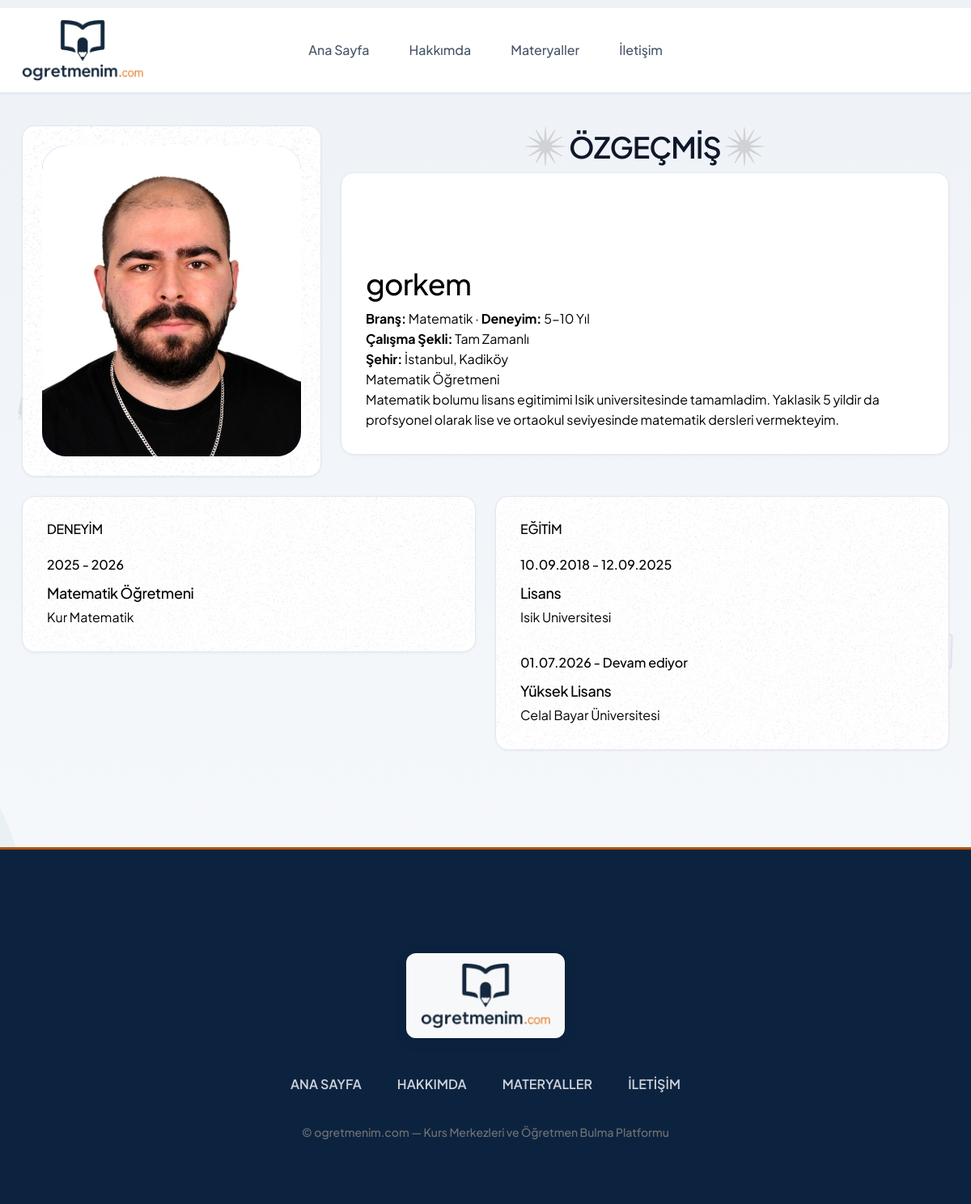
The app's page /usersite/about/8 (signed in) with its own data.
### conntoapp/models.py (models this page shows, shortened)
class CustomUser(AbstractUser):
    fullname = models.CharField(max_length=100, verbose_name="Ad Soyad")
    twitter = models.CharField(max_length=100, null=True, blank=True, verbose_name="Twitter (X)")
    facebook = models.CharField(max_length=100, null=True, blank=True, verbose_name="Facebook")
    linkedin = models.CharField(max_length=100, null=True, blank=True, verbose_name="LinkedIn")
    instagram = models.CharField(max_length=100, null=True, blank=True, verbose_name="Instagram")
    gender = models.CharField(max_length=6, choices=CustomUserChoices.GENDER_CHOICES, verbose_name="Cinsiyet")
    birth_date = models.DateField(verbose_name="Doğum Tarihi")
    phone = models.CharField(max_length=20, null=True, blank=True, verbose_name="Telefon")
    branch = models.CharField(
        max_length=50,
        choices=TeacherChoices.BRANCH_CHOICES,
        default='matematik',
        verbose_name="Branş",
    )
    experience_years = models.CharField(
        max_length=10,
        choices=TeacherChoices.EXPERIENCE_CHOICES,
        default='0-1',
        verbose_name="Deneyim Süresi",
    )
    work_schedule = models.CharField(
        max_length=20,
        choices=TeacherChoices.WORK_SCHEDULE_CHOICES,
        default='her_ikisi',
        verbose_name="Çalışma Şekli",
    )
    city = models.CharField(max_length=30, choices=CustomUserChoices.TURKISH_CITIES, verbose_name="Şehir")
    district = models.CharField(max_length=50, null=True, blank=True, verbose_name="İlçe")
    job = models.CharField(max_length=20, blank=True, default='')
    short_description = models.CharField(max_length=100, null=True, blank=True, verbose_name="Kısa Tanıtım")
    long_description = models.TextField(max_length=500, null=True, blank=True, verbose_name="Biyografi")
    view = models.IntegerField(default=0)
    last_seen = models.DateTimeField(null=True, blank=True, verbose_name="Son Aktiflik")
    image = models.ImageField(upload_to="images/", default="images/default.jpg", null=False, blank=False, verbose_name="Profil Fotoğrafı")
    class Meta:
        verbose_name = "Öğretmen"
        verbose_name_plural = "Öğretmenler"
    def get_district_display(self):
        from .district_data import get_district_label
        if not self.district:
            return ""
        return get_district_label(self.city, self.district)
    def get_work_schedule_profile_display(self):
        labels = []
        if self.work_schedule in ('tam_zamanli', 'her_ikisi'):
            labels.append('Tam Zamanlı')
        if self.work_schedule in ('yari_zamanli', 'her_ikisi'):
            labels.append('Yarı Zamanlı')
        return ' · '.join(labels)

class UserExperience(models.Model):
    custom_user = models.ForeignKey(CustomUser, on_delete=models.CASCADE, related_name="userexperiences")
    institution_name = models.CharField(max_length=100, verbose_name="Kurum / Kurs Merkezi Adı")
    department = models.CharField(max_length=100, verbose_name="Branş / Departman")
    start_date = models.DateField(verbose_name="Başlangıç")
    end_date = models.DateField(null=True, blank=True, verbose_name="Bitiş")
    short_description = models.TextField(max_length=500, verbose_name="Açıklama")
    class Meta:
        verbose_name = "Deneyim"
        verbose_name_plural = "Deneyimler"

class UserEducation(models.Model):
    custom_user = models.ForeignKey(CustomUser, on_delete=models.CASCADE, related_name="usereducations")
    degree = models.CharField(choices=CustomUserEducationChoices.DEGREE_CHOICES, max_length=100, verbose_name="Derece")
    school_name = models.CharField(max_length=100, verbose_name="Okul/Üniversite")
    department = models.CharField(max_length=100, verbose_name="Bölüm")
    start_date = models.DateField(verbose_name="Başlangıç")
    end_date = models.DateField(null=True, blank=True, verbose_name="Bitiş")
    short_description = models.TextField(max_length=500, blank=True, default='', verbose_name="Açıklama")
    class Meta:
        verbose_name = "Eğitim"
        verbose_name_plural = "Eğitimler"

### usersiteapp/views.py (the view)
# urls.py: path('about/<int:pk>', views.about, name="about"),
def about(request, pk):
    redirect_response = _require_usersite_access(request, pk)
    if redirect_response:
        return redirect_response
    user = getUser(pk)
    return render(request, "about.html", {'user':user})

### conntoapp/context_processors.py (called while the page is built)
def site_processor(request):
    return {
        'SITE_NAME': settings.SITE_NAME,
        'SITE_TAGLINE': settings.SITE_TAGLINE,
        'header_branches': TeacherChoices.BRANCH_CHOICES,
        'header_cities': CustomUserChoices.TURKISH_CITIES,
    }

def course_center_processor(request):
    if 'course_center_id' in request.session:
        try:
            course_center = CourseCenter.objects.get(id=request.session['course_center_id'])
            return {
                'current_course_center': course_center,
                'is_course_center_view': True,
            }
        except CourseCenter.DoesNotExist:
            del request.session['course_center_id']
            del request.session['is_course_center']
    return {
        'current_course_center': None,
        'is_course_center_view': False,
    }

### conntoapp/course_center_auth.py (called while the page is built, shortened)
def redirect_if_cannot_view_usersite(request, pk):
    if request.session.get('course_center_id'):
        return None

### conntoapp/district_data.py (called while the page is built)
def get_district_label(city_slug, district_slug):
    if not city_slug or not district_slug:
        return district_slug or ""
    for slug, label in _load_districts().get(city_slug, []):
        if slug == district_slug:
            return label
    return district_slug

### conntoapp/user_presence.py (called while the page is built)
def should_update_presence(last_seen):
    if not last_seen:
        return True
    return timezone.now() - last_seen >= PRESENCE_UPDATE_INTERVAL

### usersiteapp/views.py (called while the page is built)
def _require_usersite_access(request, pk):
    return redirect_if_cannot_view_usersite(request, pk)

def getUser(pk):
    user = CustomUser.objects.filter(id = pk).first()
    return user

### usersiteapp/templates/about.html (shortened to what this page needs)
{% extends 'conntoapp/userbase/userbase.html' %}
{% load static %}
{% block content %}
  <section class="about-area">
    <div class="container">
      <div class="d-flex about-me-wrap align-items-start gap-24">
        <div data-aos="zoom-in">
          <div class="about-image-box shadow-box">
            <div class="image-inner">
              <img src="{{ user.image.url }}" alt="{{ user.fullname }}" />
            </div>
          </div>
        </div>
        <div class="about-details" data-aos="zoom-in">
          <h1 class="section-heading" data-aos="fade-up">
            <img src="{% static 'userstatic/assets/images/star-2.png' %}" alt="Yıldız" />
            Özgeçmiş
            <img src="{% static 'userstatic/assets/images/star-2.png' %}" alt="Yıldız" />
          </h1>
          <div class="about-details-inner shadow-box">
            <img src="{% static 'userstatic/assets/images/icon2.png' %}" alt="Yıldız" />
            <h1>{{ user.fullname }}</h1>
            <p><strong>Branş:</strong> {{ user.get_branch_display }} · <strong>Deneyim:</strong> {{ user.get_experience_years_display }}</p>
            <p><strong>Çalışma Şekli:</strong> {{ user.get_work_schedule_profile_display }}</p>
            <p><strong>Şehir:</strong> {{ user.get_city_display }}{% if user.district %}, {{ user.get_district_display }}{% endif %}</p>
            <p>{{ user.short_description }}</p>
            <p>{{ user.long_description }}</p>
          </div>
        </div>
      </div>
      <div class="row mt-24">
        <div class="col-md-6" data-aos="zoom-in">
          <div class="about-edc-exp about-experience shadow-box">
            <img src="{% static 'userstatic/assets/images/bg1.png' %}" alt="Arka plan" class="bg-img" />
            <h3>DENEYİM</h3>
            <ul>
              {% for experience in user.userexperiences.all %}
                <li>
                  <p class="date">{{ experience.start_date|date:'Y' }} - {% if experience.end_date %}{{ experience.end_date|date:'Y' }}{% else %}Devam ediyor{% endif %}</p>
                  <h2>{{ experience.department }}</h2>
                  <p class="type">{{ experience.institution_name }}</p>
                </li>
              {% empty %}
                <li><p>Henüz deneyim eklenmemiş.</p></li>
              {% endfor %}
            </ul>
          </div>
        </div>
        <div class="col-md-6" data-aos="zoom-in">
          <div class="about-edc-exp about-education shadow-box">
            <img src="{% static 'userstatic/assets/images/bg1.png' %}" alt="Arka plan" class="bg-img" />
            <h3>EĞİTİM</h3>
            <ul>
              {% for education in user.usereducations.all %}
                <li>
                  <p class="date">{{ education.start_date|date:"d.m.Y" }}{% if education.end_date %} - {{ education.end_date|date:"d.m.Y" }}{% else %} - Devam ediyor{% endif %}</p>
                  <h2>{{ education.get_degree_display }}</h2>
                  <p class="type">{{ education.school_name }}</p>
                </li>
              {% empty %}
                <li><p>Henüz eğitim eklenmemiş.</p></li>
              {% endfor %}
            </ul>
          </div>
        </div>
      </div>
    </div>
  </section>
{% endblock %}

### static/userstatic/assets/css/style.css (style rules this page uses)
:root { --primary_color: #5B78F6; --dark: #323232; }
*,*::before,*::after { margin: 0; padding: 0; box-sizing: border-box; }
body { font-family: 'Inter', sans-serif; font-size: 14px; scroll-behavior: smooth; color: #9f9f9f; background: #0F0F0F; line-height: 19.2px; }
img { max-width: 100%; }
.container { max-width: 1170px; }
.gap-24 { gap: 24px; }
.mt-24 { margin-top: 24px; }
ul, ol { list-style: none; margin: 0; padding: 0; }
.shadow-box { position: relative; border-radius: 30px; background: #0F0F0F; }
.shadow-box::after { content: ''; position: absolute; left: 0; top: 0; top: 0; right: 0; bottom: 0; left: 0; background: linear-gradient(120deg, rgb(255 255 255 / 12%), rgb(255 255 255 / 1%)); content: ''; z-index: -1; border-radius: 30px; margin: -1px; }
.service-area .service-content-wrap .service-content-inner .service-item::before, .shadow-box::before { content: ''; position: absolute; left: 0; top: 0; width: 100%; height: 100%; z-index: 1; background: linear-gradient(120deg, rgba(255,255,255,0.3), rgba(255,255,255,0.05)); border-radius: 30px; opacity: 0.25; }
.shadow-box * { z-index: 2; position: relative; }
.section-heading { color: #ffffff; font-size: 74px; font-weight: 600; text-transform: uppercase; letter-spacing: -01px; display: flex; align-items: center; gap: 5px; margin-top: 2px; justify-content: center; }
.section-heading img { display: block; }
.credential-area .credential-sidebar .bg-img, .contact-area .contact-form .bg-img, .project-details-wrap .project-about-2 .bg-img, .project-details-wrap .project-infos-wrap .bg-img, .projects-area .project-item .bg-img, .about-area .about-edc-exp .bg-img, .about-area .about-image-box .bg-img, .about-area .about-me-box .bg-img, .info-box .bg-img { opacity: 0.1; position: absolute; left: 0; top: 0; border-radius: 30px; width: 100%; height: 100%; object-fit: cover; }
.about-area { padding-top: 80px; }
.about-area .about-image-box { width: 370px; flex: none; padding: 24px; border-radius: 30px; }
.about-area .about-image-box .image-inner { background: linear-gradient(90deg, #3C58E3 -15%, #C2EBFF 58%, #5AB5E2 97%); border-radius: 30px; }
.about-area .about-image-box img { display: block; border-radius: 30px; }
.about-area .about-details { flex: 1; }
.about-area .about-details .about-details-inner { padding: 115px 60px 30px 30px; position: relative; }
.about-area .about-details .about-details-inner img { position: absolute; left: 30px; top: 0; }
.about-area .about-details .about-details-inner h1 { color: #ffffff; font-size: 36px; font-weight: 500; }
.about-area .about-details .about-details-inner p { color: #FFFFFF; opacity: 0.8; line-height: 25px; margin: 0; font-size: 16px; }
.about-area .about-edc-exp { padding: 30px; }
.about-area .about-edc-exp h3 { font-size: 16px; text-transform: uppercase; color: #fff; margin-bottom: 23px; }
.about-area .about-edc-exp ul li + li { margin-top: 32px; }
.about-area .about-edc-exp ul li .date { color: #BCBCBC; opacity: 0.6; font-size: 16px; font-weight: 500; margin-bottom: 12px; }
.about-area .about-edc-exp ul li h2 { font-size: 18px; color: #fff; opacity: 0.9; margin-bottom: 7px; }
.about-area .about-edc-exp ul li .type { color: #BCBCBC; font-size: 14px; opacity: 0.6; font-weight: 400; margin: 0; }

### records on screen
CustomUser: image (picture), fullname "gorkem", branch "Matematik", experience_years "5-10 Yıl", work_schedule_profile "Tam Zamanlı", city "İstanbul", district "Kadiköy", short_description "Matematik Öğretmeni", long_description "Matematik bolumu lisans egitimimi Isik universitesinde tamamladim. Yaklasik 5 yildir da profsyonel olarak lise ve ortaokul seviyesinde matematik dersleri vermekteyim."
UserExperience: start_date "2025", end_date "2026", department "Matematik Öğretmeni", institution_name "Kur Matematik"
UserEducation: start_date "10.09.2018", end_date "12.09.2025", degree "Lisans", school_name "Isik Universitesi"
UserEducation: start_date "01.07.2026", shows "- Devam ediyor", degree "Yüksek Lisans", school_name "Celal Bayar Üniversitesi"

### other values on screen
{{ SITE_NAME }} "ogretmenim.com"
{{ SITE_TAGLINE }} "Kurs Merkezleri ve Öğretmen Bulma Platformu"
